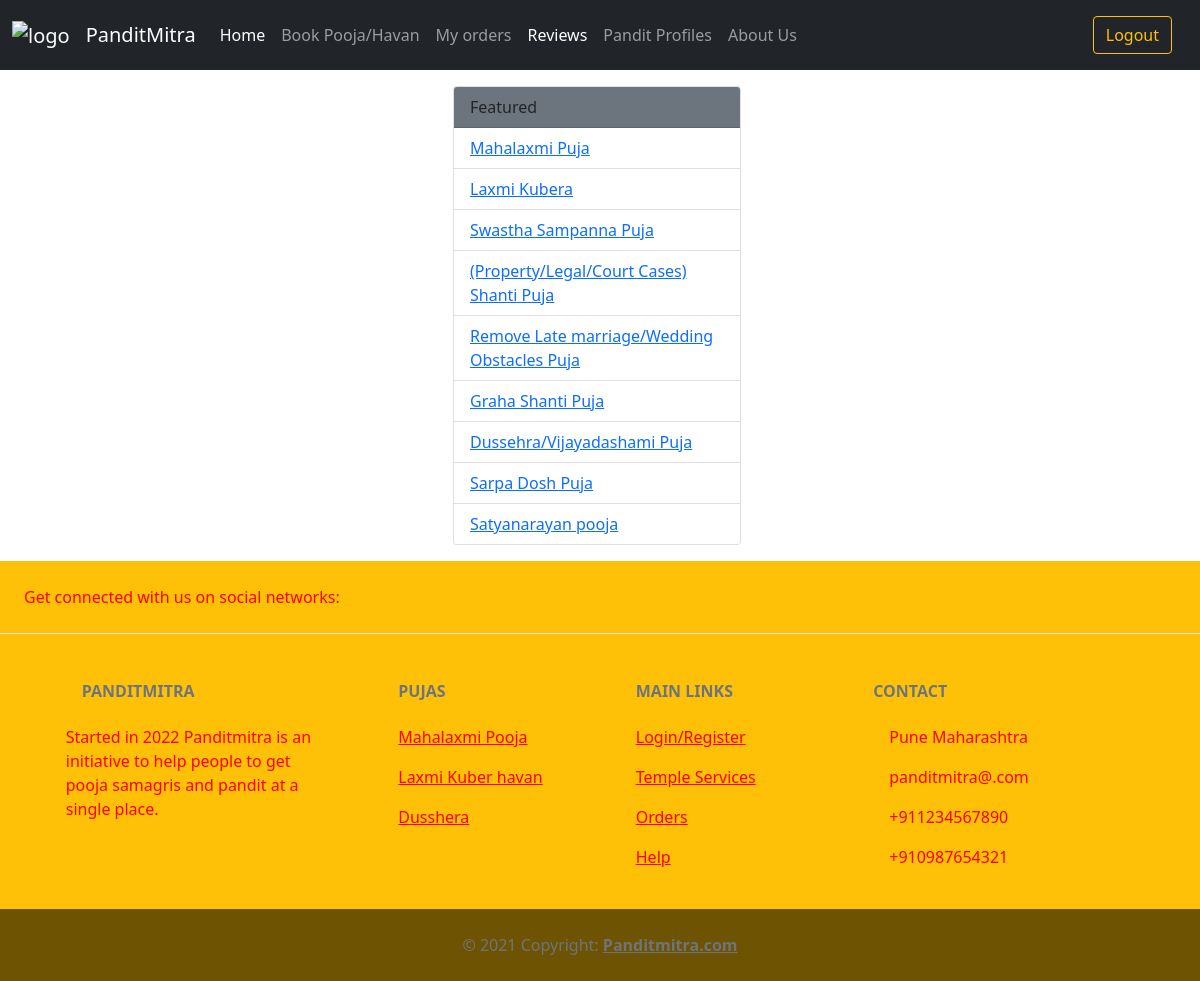
Screenshot of /choosePujaForReview/ with the database file from the repository.
### main/models.py (models this page shows, shortened)
class Puja(models.Model):
    id = models.AutoField(primary_key=True)
    nameOfPuja = models.CharField(max_length=50, unique=True)
    price = models.IntegerField(default=0, validators=[minMax2])
    panditName = models.CharField(max_length=50, blank=True)
    imageUrl = models.TextField(
        default="https://image.shutterstock.com/image-vector/vector-graphic-illustration-indian-pandit-260nw-1803127855.jpg", null=True, blank=True)
    introText = models.CharField(max_length=200, null=True, blank=True)
    discription = models.TextField(null=True, blank=True)

### main/views.py (the view)
# urls.py: path("choosePujaForReview/", views.choosePujaForReview,
def choosePujaForReview(response):
    myPujas = Puja.objects.all()
    return render(response, "choosePujaForReview.html", {"ls": myPujas})

### main/templates/choosePujaForReview.html (shortened to what this page needs)
<!DOCTYPE html>
<html lang="en">
<head>
    <link href="https://cdn.jsdelivr.net/npm/bootstrap@5.1.3/dist/css/bootstrap.min.css" rel="stylesheet">
</head>
<body>
        <nav class="navbar navbar-expand-lg navbar-dark bg-dark">
            <div class="container-fluid">
              <a class="navbar-brand" href="{% url 'home' %}">
                <img src="https://cdni.iconscout.com/illustration/premium/thumb/pandit-ji-2704960-2252413.png" height="40" width="70" alt="logo">
              </a>
              <a class="navbar-brand" href="{% url 'home' %}">
                PanditMitra
              </a>
              <div class="collapse navbar-collapse" id="navbarSupportedContent">
                <ul class="navbar-nav me-auto mb-2 mb-lg-0">
                  <li class="nav-item">
                    <a class="nav-link active" aria-current="page" href="{% url 'home' %}">Home</a>
                  </li>
                  <li class="nav-item">
                    <a class="nav-link" href="{% url 'book' %}">Book Pooja/Havan</a>
                  </li>
                  <li class="nav-item">
                      <a class="nav-link" href="{% url 'myOrders' %}">My orders</a>
                  </li>
                  <li class="nav-item">
                    <a class="nav-link active" href="{% url 'reviews' %}">Reviews</a>
                  </li>
                  <li class="nav-item">
                    <a class="nav-link" href="{% url 'pandit' %}">Pandit Profiles</a>
                  </li>
                  <li class="nav-item">
                      <a class="nav-link" href="{% url 'aboutUs' %}">About Us</a>
                  </li>
                </ul>
                    <a class="nav-link d-flex">
                    </a>
                    <a class="nav-link d-flex" href="{% url 'logout' %}">
                        <button class="btn btn-outline-warning" type="submit">Logout</button>
                    </a>
              </div>
            </div>
          </nav>
        <div class="container-fluid">
            <div class="d-flex justify-content-around">
                <div class="col-md-3 my-3">
                    <div class="card" style="width: 18rem;">
                        <div class="card-header bg-secondary">
                        Featured
                        </div>
                        <ul class="list-group list-group-flush">
                            {% for item in ls %}
                                <li class="list-group-item"><a href="{% url 'puja' item.id %}">{{item.nameOfPuja}}</a></li>
                            {% endfor %}
                        </ul>
                    </div>
                </div>
            </div>
        </div>
       <footer class="text-center text-lg-start bg-warning text-muted">
        <section
          class="d-flex justify-content-center justify-content-lg-between p-4 border-bottom"
        >
          <div class="me-5 d-none d-lg-block">
            <span style="color:red;">Get connected with us on social networks:</span>
          </div>
          <div>
          </div>
        </section>
        <section class="">
          <div class="container text-center text-md-start mt-5">
            <div class="row mt-3">
              <div class="col-md-3 col-lg-4 col-xl-3 mx-auto mb-4">
                <h6 class="text-uppercase fw-bold mb-4">
                  Panditmitra
                </h6>
                <p style="color:red;">
                  Started in 2022 Panditmitra is an initiative to help people to get pooja samagris and pandit at a single place.
                </p>
              </div>
              <div class="col-md-2 col-lg-2 col-xl-2 mx-auto mb-4">
                <h6 class="text-uppercase fw-bold mb-4">
                  Pujas
                </h6>
                <p style="color:red;">
                  <a href="#!" class="text-reset">Mahalaxmi Pooja</a>
                </p>
                <p style="color:red;">
                  <a href="#!" class="text-reset">Laxmi Kuber havan</a>
                </p>
                <p style="color:red;">
                  <a href="#!" class="text-reset">Dusshera</a>
                </p>
              </div>
              <div class="col-md-3 col-lg-2 col-xl-2 mx-auto mb-4">
                <h6 class="text-uppercase fw-bold mb-4">
                  Main links
                </h6>
                <p style="color:red;">
                  <a href="#!" class="text-reset">Login/Register</a>
                </p>
                <p style="color:red;">
                  <a href="#!" class="text-reset">Temple Services</a>
                </p>
                <p style="color:red;">
                  <a href="#!" class="text-reset">Orders</a>
                </p>
                <p style="color:red;">
                  <a href="#!" class="text-reset">Help</a>
                </p>
              </div>
              <div class="col-md-4 col-lg-3 col-xl-3 mx-auto mb-md-0 mb-4">
                <h6 class="text-uppercase fw-bold mb-4">
                  Contact
                </h6>
                <p style="color:red;"> Pune Maharashtra</p>
                <p style="color:red;">
                  panditmitra@.com
                </p>
                <p style="color:red;"> +911234567890</p>
                <p style="color:red;"> +910987654321</p>
              </div>
            </div>
          </div>
        </section>
        <div class="text-center p-4" style="background-color: rgba(0, 0, 0, 0.568);">
          © 2021 Copyright:
          <a class="text-reset fw-bold" href="https://panditmitra.com/">Panditmitra.com</a>
        </div>
      </footer>
</body>
</html>

### rows the page displays
Puja: nameOfPuja "Mahalaxmi Puja"
Puja: nameOfPuja "Laxmi Kubera"
Puja: nameOfPuja "Swastha Sampanna Puja"
Puja: nameOfPuja "(Property/Legal/Court Cases) Shanti Puja"
Puja: nameOfPuja "Remove Late marriage/Wedding Obstacles Puja"
Puja: nameOfPuja "Graha Shanti Puja"
Puja: nameOfPuja "Dussehra/Vijayadashami Puja"
Puja: nameOfPuja "Sarpa Dosh Puja"
Puja: nameOfPuja "Satyanarayan pooja"
